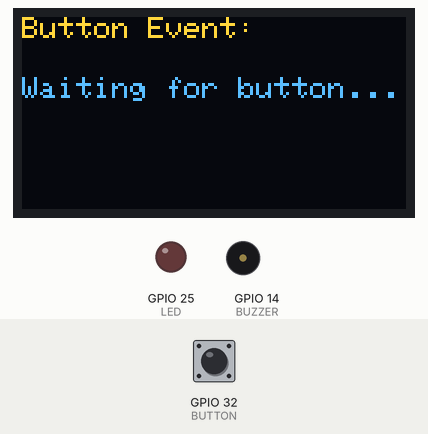
A program run on a simulated ESP32. Shown: 128×64 one-colour display, output pins drawn as LEDs (lit = HIGH), buzzer (waves = sounding). Inputs (shaded band) come from the test bench; at power-on: GPIO 32 (BUTTON) HIGH. The OLED is the two-colour kind (top 16 rows yellow).

Above: at 2.2 s.
2.3 s: GPIO 32 (BUTTON) pulled LOW for 0.15 s
At 2.9 s:
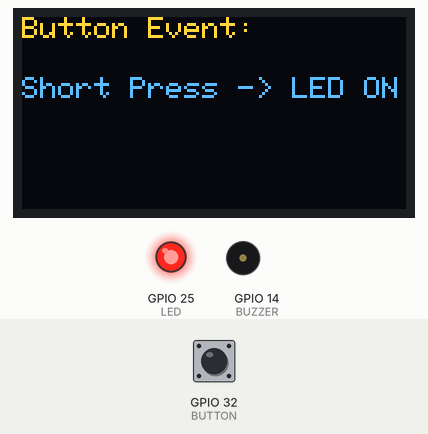
4.1 s: GPIO 32 (BUTTON) pulled LOW for 1 s
At 5.6 s:
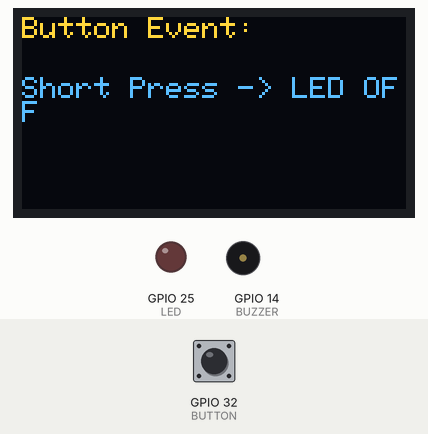
6.7 s: GPIO 32 (BUTTON) pulled LOW for 3.2 s
At 11.9 s:
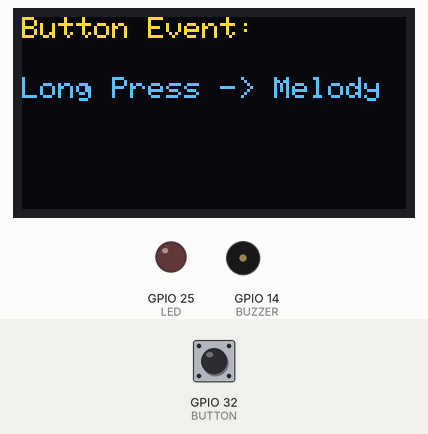
12.2 s: GPIO 32 (BUTTON) pulled LOW for 0.15 s
At 12.43 s:
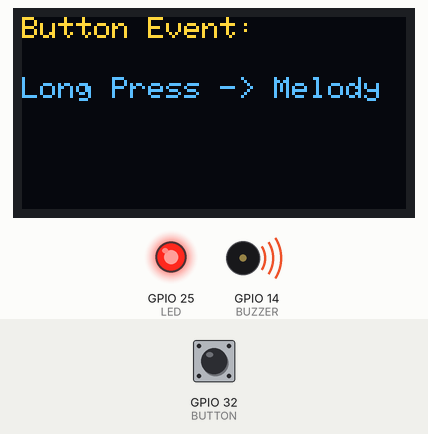
14.0 s: GPIO 32 (BUTTON) pulsed LOW 2 times (0.12 s each, 0.3 s apart)
At 14.2 s:
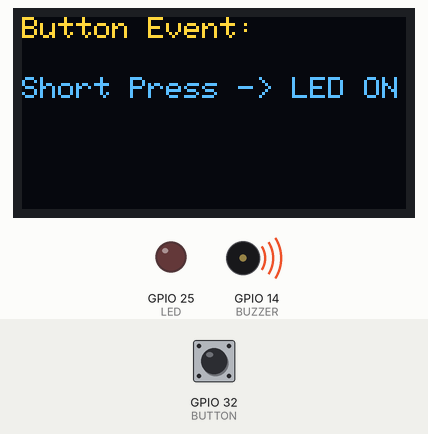
Timing chart, 0 to 17.0 s (numbered marks = the images above; inputs shaded):
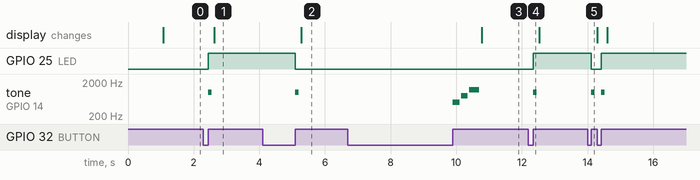

Measured:
- after the input at 2.3 s, GPIO 25 (LED): LOW → HIGH after 0.15 s; tone on GPIO 14 (BUZZER): silent → 1000 Hz after 0.15 s, → silent 0.10 s later; the display: changes after 0.33 s (image 1)
- after the input at 4.1 s, GPIO 25 (LED): HIGH → LOW after 1.0 s; tone on GPIO 14 (BUZZER): silent → 1000 Hz after 1.0 s, → silent 0.10 s later; the display: changes after 1.2 s (image 2)
- after the input at 6.7 s, tone on GPIO 14 (BUZZER): plays 500 Hz for 0.20 s, 800 Hz for 0.20 s, 1200 Hz for 0.30 s, starting after 3.2 s; the display: changes after 4.1 s (image 3)
- after the input at 12.2 s, GPIO 25 (LED): LOW → HIGH after 0.15 s; tone on GPIO 14 (BUZZER): silent → 1000 Hz after 0.15 s, → silent 0.10 s later
- after the input at 14.0 s, GPIO 25 (LED): HIGH → LOW after 0.12 s, → HIGH 0.30 s later; tone on GPIO 14 (BUZZER): alternates 1000 Hz for 0.10 s and silent for 0.20 s, 4 changes in all, then stays silent, starting after 0.12 s

The program:

main.cpp
```cpp
//Hiba Fatima
//23-Ntu-cs-1037
//Task B — Coding: Use a single button with press-type detection (display the event on the
//OLED):
// Short press → toggle LED
//Long press (> 1.5 s) → play a buzzer tone
#include <Wire.h>
#include <Adafruit_GFX.h>
#include <Adafruit_SSD1306.h>

// Function Prototypes (Declarations)
void shortBeep();
void showMessage(String msg);
void playMelody();


// ---------- OLED CONFIG ----------
#define SCREEN_WIDTH 128
#define SCREEN_HEIGHT 64
Adafruit_SSD1306 display(SCREEN_WIDTH, SCREEN_HEIGHT, &Wire, -1);

// ---------- PIN DEFINITIONS ----------
#define BUTTON 32
#define LED 25
#define BUZZER 14

// ---------- GLOBAL VARIABLES ----------
bool ledState = false;
unsigned long pressStart = 0;
bool isPressed = false;

// ---------- SETUP ----------
void setup() {
  pinMode(BUTTON, INPUT_PULLUP);   // button connected to GND
  pinMode(LED, OUTPUT);
  pinMode(BUZZER, OUTPUT);

  Wire.begin();
  display.begin(SSD1306_SWITCHCAPVCC, 0x3C);
  display.clearDisplay();
  display.setTextColor(SSD1306_WHITE);
  display.setTextSize(1);
  display.setCursor(0, 0);
  display.println("System Ready...");
  display.display();
  delay(1000);
  showMessage("Waiting for button...");
}

// ---------- MAIN LOOP ----------
void loop() {
  int buttonState = digitalRead(BUTTON);

  // detect press
  if (buttonState == LOW && !isPressed) {
    isPressed = true;
    pressStart = millis(); // time press began
  }

  // detect release
  if (buttonState == HIGH && isPressed) {
    isPressed = false;
    unsigned long pressDuration = millis() - pressStart;

    if (pressDuration > 1500) {
      // Long press -> play buzzer melody
      playMelody();
      showMessage("Long Press -> Melody");
    } else {
      // Short press -> toggle LED + short beep
      ledState = !ledState;
      digitalWrite(LED, ledState);
      shortBeep();
      showMessage("Short Press -> LED " + String(ledState ? "ON" : "OFF"));
    }
  }
}

// ---------- FUNCTIONS ----------
void playMelody() {
  // simple 3-tone melody for long press
  tone(BUZZER, 500, 200);   // low tone
  delay(250);
  tone(BUZZER, 800, 200);   // medium tone
  delay(250);
  tone(BUZZER, 1200, 300);  // high tone
  delay(350);
  noTone(BUZZER);
}

void shortBeep() {
  // quick beep for short press
  tone(BUZZER, 1000, 100);
  delay(150);
  noTone(BUZZER);
}

void showMessage(String msg) {
  display.clearDisplay();
  display.setCursor(0, 0);
  display.println("Button Event:");
  display.setCursor(0, 20);
  display.println(msg);
  display.display();
}
```
